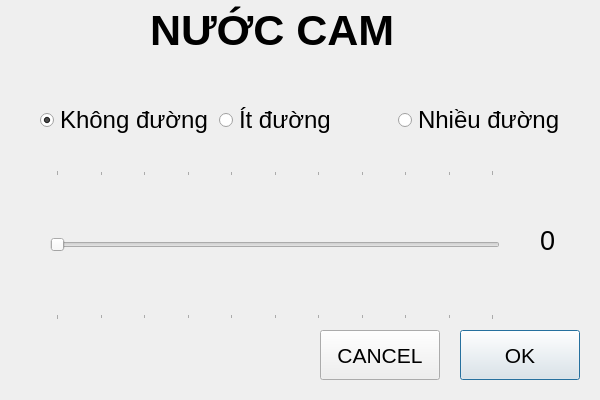
<?xml version="1.0" encoding="UTF-8"?>
<ui version="4.0">
 <class>Dialog</class>
 <widget class="QDialog" name="Dialog">
  <property name="geometry">
   <rect>
    <x>0</x>
    <y>0</y>
    <width>600</width>
    <height>400</height>
   </rect>
  </property>
  <property name="windowTitle">
   <string>Dialog</string>
  </property>
  <widget class="QSlider" name="scroll_custem">
   <property name="geometry">
    <rect>
     <x>50</x>
     <y>170</y>
     <width>450</width>
     <height>150</height>
    </rect>
   </property>
   <property name="layoutDirection">
    <enum>Qt::LeftToRight</enum>
   </property>
   <property name="maximum">
    <number>10</number>
   </property>
   <property name="singleStep">
    <number>1</number>
   </property>
   <property name="orientation">
    <enum>Qt::Horizontal</enum>
   </property>
   <property name="tickPosition">
    <enum>QSlider::TicksBothSides</enum>
   </property>
  </widget>
  <widget class="QLabel" name="lbl_douong">
   <property name="geometry">
    <rect>
     <x>150</x>
     <y>0</y>
     <width>281</width>
     <height>61</height>
    </rect>
   </property>
   <property name="font">
    <font>
     <pointsize>32</pointsize>
     <weight>75</weight>
     <bold>true</bold>
    </font>
   </property>
   <property name="inputMethodHints">
    <set>Qt::ImhHiddenText</set>
   </property>
   <property name="text">
    <string>NƯỚC CAM</string>
   </property>
  </widget>
  <widget class="QPushButton" name="bt_ok">
   <property name="geometry">
    <rect>
     <x>460</x>
     <y>330</y>
     <width>120</width>
     <height>50</height>
    </rect>
   </property>
   <property name="font">
    <font>
     <pointsize>16</pointsize>
    </font>
   </property>
   <property name="text">
    <string>OK</string>
   </property>
  </widget>
  <widget class="QPushButton" name="bt_cancel">
   <property name="geometry">
    <rect>
     <x>320</x>
     <y>330</y>
     <width>120</width>
     <height>50</height>
    </rect>
   </property>
   <property name="font">
    <font>
     <pointsize>16</pointsize>
    </font>
   </property>
   <property name="text">
    <string>CANCEL</string>
   </property>
  </widget>
  <widget class="QLabel" name="lbl_custem">
   <property name="geometry">
    <rect>
     <x>540</x>
     <y>220</y>
     <width>51</width>
     <height>41</height>
    </rect>
   </property>
   <property name="font">
    <font>
     <pointsize>20</pointsize>
    </font>
   </property>
   <property name="text">
    <string>0</string>
   </property>
  </widget>
  <widget class="QLabel" name="lbl_name">
   <property name="geometry">
    <rect>
     <x>20</x>
     <y>340</y>
     <width>281</width>
     <height>31</height>
    </rect>
   </property>
   <property name="font">
    <font>
     <pointsize>16</pointsize>
    </font>
   </property>
   <property name="text">
    <string/>
   </property>
  </widget>
  <widget class="QWidget" name="layoutWidget">
   <property name="geometry">
    <rect>
     <x>40</x>
     <y>60</y>
     <width>531</width>
     <height>121</height>
    </rect>
   </property>
   <layout class="QHBoxLayout" name="horizontalLayout">
    <item>
     <widget class="QRadioButton" name="radio_kd">
      <property name="font">
       <font>
        <pointsize>18</pointsize>
       </font>
      </property>
      <property name="text">
       <string>Không đường</string>
      </property>
      <property name="checked">
       <bool>true</bool>
      </property>
     </widget>
    </item>
    <item>
     <widget class="QRadioButton" name="radio_id">
      <property name="font">
       <font>
        <pointsize>18</pointsize>
       </font>
      </property>
      <property name="text">
       <string>Ít đường</string>
      </property>
     </widget>
    </item>
    <item>
     <widget class="QRadioButton" name="radio_nd">
      <property name="font">
       <font>
        <pointsize>18</pointsize>
       </font>
      </property>
      <property name="text">
       <string>Nhiều đường</string>
      </property>
     </widget>
    </item>
   </layout>
  </widget>
 </widget>
 <resources/>
 <connections/>
</ui>
